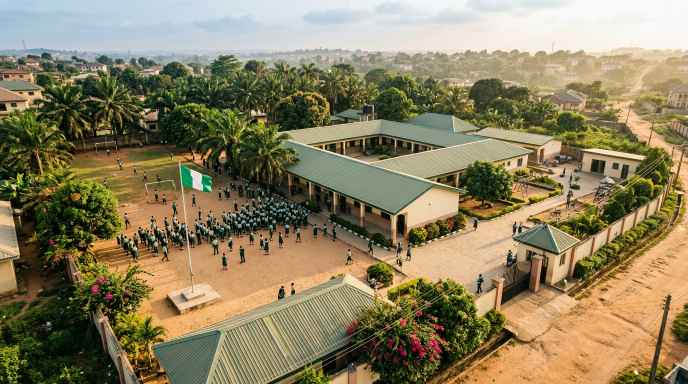
#> input picture scripts/assets/hero-aerial.png, 1376 x 768 px (shown at 1/2 size)
$ python render-hero-video.py
#> lines starting #> are read from the running program, lines starting #| are printed output that depends on the picture
#!/usr/bin/env python3
"""Render the MGGS hero film and its poster frame.

Source: scripts/assets/hero-aerial.png (aerial view of the school campus)
Output: public/media/mggs-hero.mp4, public/media/mggs-hero-poster.jpg

The film is a slow cinematic push-in across the aerial frame; the school
identity (badge, name, motto) fades up over the final seconds, then the film
settles on a held frame so the loop back to the hero is seamless.

Usage:  python3 scripts/render-hero-video.py
"""
from __future__ import annotations

import subprocess
from pathlib import Path

from PIL import Image, ImageDraw, ImageFont, ImageFilter
import imageio_ffmpeg

ROOT = Path(__file__).resolve().parents[1]
SRC = ROOT / "scripts/assets/hero-aerial.png"
OUT_MP4 = ROOT / "public/media/mggs-hero.mp4"
OUT_POSTER = ROOT / "public/media/mggs-hero-poster.jpg"

W, H = 1920, 1080
FPS = 30
HOLD_SECONDS = 4.0
MOVE_SECONDS = 11.0
DURATION = MOVE_SECONDS + HOLD_SECONDS

# Colours are sampled from the MGGS uniform (rose-pink blouse over charcoal
# skirt/trousers) and mirror the design tokens in src/index.css.
PRIMARY = (168, 50, 79)        # --color-primary  #A8324F
PRIMARY_DEEP = (46, 15, 26)    # scrim built from --color-primary-dark
GOLD = (227, 182, 94)          # --color-accent-soft #E3B65E
WHITE = (255, 255, 255)
ACCENT_INK = (51, 24, 10)      # --color-on-accent #33180A

FONT_DISPLAY = "/tmp/fonts/Archivo-ExtraBold.ttf"
FONT_SEMI = "/tmp/fonts/Archivo-SemiBold.ttf"
FONT_BODY = "/tmp/fonts/Inter-Regular.ttf"

SCHOOL_NAME_1 = "MARVELLOUS GREATNESS"
SCHOOL_NAME_2 = "GROUP OF SCHOOLS"
SCHOOL_LOCATION = "AKOBO–OJURIN · IBADAN, OYO STATE"
SCHOOL_MOTTO = "Towards Greatness."


# [145 lines left out: functions font, ease, camera_frame, draw_badge, draw_identity, write_logo_assets, not called in this run]


def main() -> None:
    if not SRC.exists():
        raise SystemExit(f"missing source image: {SRC}")

    source = Image.open(SRC).convert("RGB")
#> source is the input picture: PIL image 1376x768 RGB; mean R, G, B 139.2, 127.9, 94.9
    # normalise to 16:9 before the camera move
    target_ratio = W / H
    ratio = source.width / source.height
#> ratio = 1.79
    if ratio > target_ratio:
        new_w = int(source.height * target_ratio)
#> new_w = 1365
        left = (source.width - new_w) // 2
#> left = 5
        source = source.crop((left, 0, left + new_w, source.height))
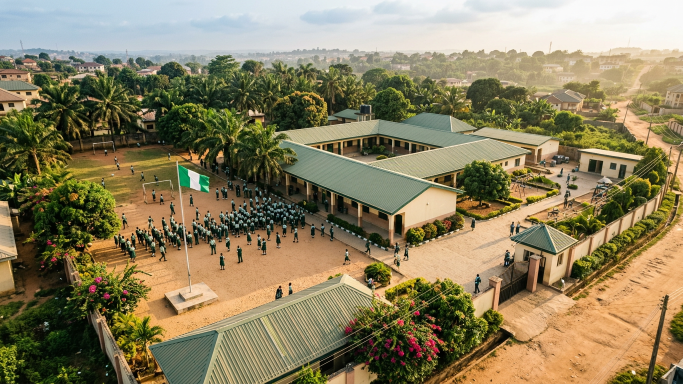
#> source: PIL image 1365x768 RGB (shown at 1/2 size); mean R, G, B 139.1, 127.9, 94.8
    elif ratio < target_ratio:
        new_h = int(source.width / target_ratio)
        top = (source.height - new_h) // 2
        source = source.crop((0, top, source.width, top + new_h))
    # upscale a little so the push-in never softens
    source = source.resize((int(source.width * 1.35), int(source.height * 1.35)), Image.LANCZOS)
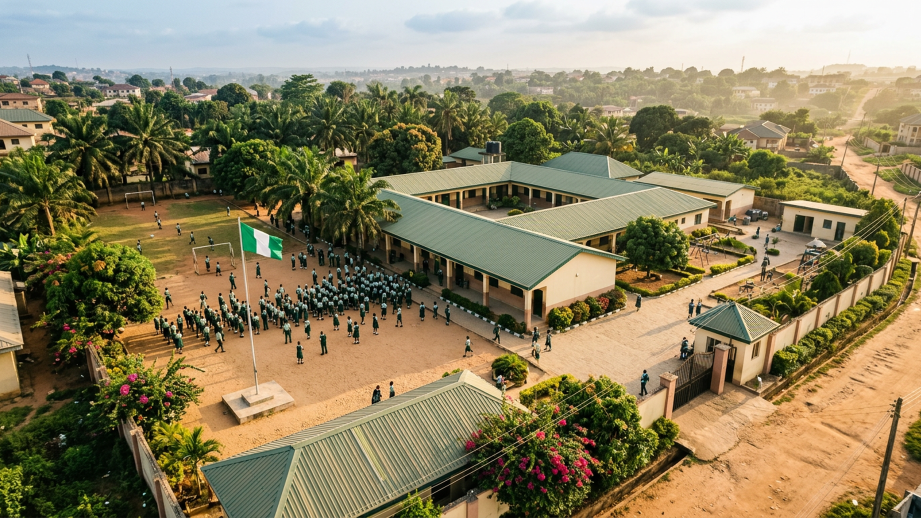
#> source: PIL image 1842x1036 RGB (shown at 1/2 size); mean R, G, B 139.1, 127.9, 94.9

    frames = int(DURATION * FPS)
    move_end = MOVE_SECONDS / DURATION
    reveal_start = 0.52  # identity begins fading in a little over halfway

    ffmpeg = imageio_ffmpeg.get_ffmpeg_exe()
    OUT_MP4.parent.mkdir(parents=True, exist_ok=True)
    cmd = [
        ffmpeg, "-y",
        "-f", "rawvideo", "-vcodec", "rawvideo",
        "-s", f"{W}x{H}", "-pix_fmt", "rgb24", "-r", str(FPS),
        "-i", "-",
        "-an",
        "-c:v", "libx264", "-profile:v", "high", "-preset", "medium",
        "-crf", "25", "-pix_fmt", "yuv420p",
        "-movflags", "+faststart",
        str(OUT_MP4),
    ]
    proc = subprocess.Popen(cmd, stdin=subprocess.PIPE, stdout=subprocess.DEVNULL, stderr=subprocess.PIPE)

    poster_saved = False
    for i in range(frames):
        t = i / max(1, frames - 1)
        if t <= move_end:
            progress = t / move_end
        else:
            progress = 1.0
        base = camera_frame(source, progress).convert("RGBA")

        reveal = 0.0
        if t > reveal_start:
            reveal = min(1.0, (t - reveal_start) / 0.22)
        draw_identity(base, reveal)

        frame = base.convert("RGB")
        if not poster_saved and t >= 0.93:
            poster = frame.resize((1600, 900), Image.LANCZOS)
            poster.save(OUT_POSTER, quality=80, optimize=True, progressive=True)
            poster_saved = True
        proc.stdin.write(frame.tobytes())

    proc.stdin.close()
    stderr = proc.stderr.read().decode("utf-8", "ignore")
    code = proc.wait()
    if code != 0:
        raise SystemExit(f"ffmpeg failed ({code}):\n{stderr[-2000:]}")

    size_mb = OUT_MP4.stat().st_size / (1024 * 1024)
    print(f"wrote {OUT_MP4.relative_to(ROOT)} ({size_mb:.2f} MB, {DURATION:.0f}s)")
    print(f"wrote {OUT_POSTER.relative_to(ROOT)}")
    write_logo_assets()


if __name__ == "__main__":
    main()
#> (the call stopped at in main, `ffmpeg = imageio_ffmpeg.get_ffmpeg_exe()`: imageio_ffmpeg is not available in this run)
